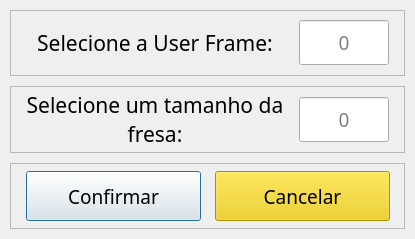
<?xml version="1.0" encoding="UTF-8"?>
<ui version="4.0">
 <class>Dialog</class>
 <widget class="QDialog" name="Dialog">
  <property name="geometry">
   <rect>
    <x>0</x>
    <y>0</y>
    <width>415</width>
    <height>239</height>
   </rect>
  </property>
  <property name="minimumSize">
   <size>
    <width>415</width>
    <height>239</height>
   </size>
  </property>
  <property name="maximumSize">
   <size>
    <width>415</width>
    <height>239</height>
   </size>
  </property>
  <property name="windowTitle">
   <string>Check User Frame</string>
  </property>
  <property name="styleSheet">
   <string notr="true">* {margin:0; padding:0; border: 0}

QDialog{background-color:#efefef}

QPushButton{
	background-color: #ffdf00;
	border: 0;
border-radius:25; padding:0; margin:0
}
QPushButton::disabled{background-color:#cbcbcb}
QPushButton:hover{ background-color: #f1d100}
QPushButton:pressed{background-color:#dfc200 }

QLineEdit{
background-color: white;
border: 2px solid #b0b0b0;
border-radius: 18
}
QLineEdit {\ncolor: black; \nbackground-color: white;\nborder-width: 1px;\nborder-radius: 25px;\n}</string>
  </property>
  <layout class="QVBoxLayout" name="verticalLayout">
   <property name="spacing">
    <number>10</number>
   </property>
   <property name="leftMargin">
    <number>10</number>
   </property>
   <property name="topMargin">
    <number>10</number>
   </property>
   <property name="rightMargin">
    <number>10</number>
   </property>
   <property name="bottomMargin">
    <number>10</number>
   </property>
   <item>
    <widget class="QFrame" name="frame">
     <property name="frameShape">
      <enum>QFrame::StyledPanel</enum>
     </property>
     <property name="frameShadow">
      <enum>QFrame::Raised</enum>
     </property>
     <layout class="QHBoxLayout" name="horizontalLayout">
      <property name="spacing">
       <number>15</number>
      </property>
      <property name="leftMargin">
       <number>15</number>
      </property>
      <property name="topMargin">
       <number>0</number>
      </property>
      <property name="rightMargin">
       <number>15</number>
      </property>
      <property name="bottomMargin">
       <number>0</number>
      </property>
      <item>
       <widget class="QLabel" name="label">
        <property name="minimumSize">
         <size>
          <width>208</width>
          <height>60</height>
         </size>
        </property>
        <property name="font">
         <font>
          <family>Equinox Bold</family>
          <pointsize>16</pointsize>
         </font>
        </property>
        <property name="text">
         <string>Selecione a User Frame:</string>
        </property>
        <property name="alignment">
         <set>Qt::AlignCenter</set>
        </property>
        <property name="wordWrap">
         <bool>true</bool>
        </property>
       </widget>
      </item>
      <item>
       <widget class="QLineEdit" name="uf_num">
        <property name="minimumSize">
         <size>
          <width>90</width>
          <height>45</height>
         </size>
        </property>
        <property name="maximumSize">
         <size>
          <width>90</width>
          <height>45</height>
         </size>
        </property>
        <property name="font">
         <font>
          <family>Equinox Bold</family>
          <pointsize>14</pointsize>
         </font>
        </property>
        <property name="alignment">
         <set>Qt::AlignCenter</set>
        </property>
        <property name="placeholderText">
         <string>0</string>
        </property>
       </widget>
      </item>
     </layout>
    </widget>
   </item>
   <item>
    <widget class="QFrame" name="frame_3">
     <property name="frameShape">
      <enum>QFrame::StyledPanel</enum>
     </property>
     <property name="frameShadow">
      <enum>QFrame::Raised</enum>
     </property>
     <layout class="QHBoxLayout" name="horizontalLayout_2">
      <property name="spacing">
       <number>15</number>
      </property>
      <property name="leftMargin">
       <number>15</number>
      </property>
      <property name="topMargin">
       <number>0</number>
      </property>
      <property name="rightMargin">
       <number>15</number>
      </property>
      <property name="bottomMargin">
       <number>0</number>
      </property>
      <item>
       <widget class="QLabel" name="label_2">
        <property name="minimumSize">
         <size>
          <width>208</width>
          <height>60</height>
         </size>
        </property>
        <property name="font">
         <font>
          <family>Equinox Bold</family>
          <pointsize>16</pointsize>
         </font>
        </property>
        <property name="text">
         <string>Selecione um tamanho da fresa:</string>
        </property>
        <property name="alignment">
         <set>Qt::AlignCenter</set>
        </property>
        <property name="wordWrap">
         <bool>true</bool>
        </property>
       </widget>
      </item>
      <item>
       <widget class="QLineEdit" name="offset_num">
        <property name="minimumSize">
         <size>
          <width>90</width>
          <height>45</height>
         </size>
        </property>
        <property name="maximumSize">
         <size>
          <width>90</width>
          <height>45</height>
         </size>
        </property>
        <property name="font">
         <font>
          <family>Equinox Bold</family>
          <pointsize>14</pointsize>
         </font>
        </property>
        <property name="alignment">
         <set>Qt::AlignCenter</set>
        </property>
        <property name="placeholderText">
         <string>0</string>
        </property>
       </widget>
      </item>
     </layout>
    </widget>
   </item>
   <item>
    <widget class="QFrame" name="frame_4">
     <property name="frameShape">
      <enum>QFrame::StyledPanel</enum>
     </property>
     <property name="frameShadow">
      <enum>QFrame::Raised</enum>
     </property>
     <layout class="QHBoxLayout" name="horizontalLayout_3">
      <property name="spacing">
       <number>15</number>
      </property>
      <property name="leftMargin">
       <number>15</number>
      </property>
      <property name="topMargin">
       <number>0</number>
      </property>
      <property name="rightMargin">
       <number>15</number>
      </property>
      <property name="bottomMargin">
       <number>0</number>
      </property>
      <item>
       <widget class="QPushButton" name="btn_confirm">
        <property name="minimumSize">
         <size>
          <width>175</width>
          <height>50</height>
         </size>
        </property>
        <property name="maximumSize">
         <size>
          <width>175</width>
          <height>50</height>
         </size>
        </property>
        <property name="font">
         <font>
          <family>Equinox Bold</family>
          <pointsize>14</pointsize>
         </font>
        </property>
        <property name="cursor">
         <cursorShape>PointingHandCursor</cursorShape>
        </property>
        <property name="text">
         <string>Confirmar</string>
        </property>
        <property name="icon">
         <iconset resource="icons.qrc">
          <normaloff>:/icons/assets/icons/sharp_check_black_48dp.png</normaloff>:/icons/assets/icons/sharp_check_black_48dp.png</iconset>
        </property>
        <property name="iconSize">
         <size>
          <width>25</width>
          <height>25</height>
         </size>
        </property>
        <property name="autoDefault">
         <bool>true</bool>
        </property>
        <property name="default">
         <bool>true</bool>
        </property>
       </widget>
      </item>
      <item>
       <widget class="QPushButton" name="btn_cancel">
        <property name="minimumSize">
         <size>
          <width>175</width>
          <height>50</height>
         </size>
        </property>
        <property name="maximumSize">
         <size>
          <width>175</width>
          <height>50</height>
         </size>
        </property>
        <property name="font">
         <font>
          <family>Equinox Bold</family>
          <pointsize>14</pointsize>
         </font>
        </property>
        <property name="cursor">
         <cursorShape>PointingHandCursor</cursorShape>
        </property>
        <property name="focusPolicy">
         <enum>Qt::TabFocus</enum>
        </property>
        <property name="styleSheet">
         <string notr="true">* {
background-color: #eece00
}

QPushButton:hover{
background-color: #ddbd00
}

QPushButton:pressed {
background-color: #ccac00
}
QPushButton::disabled{background-color:#cbcbcb}</string>
        </property>
        <property name="text">
         <string>Cancelar</string>
        </property>
        <property name="icon">
         <iconset resource="icons.qrc">
          <normaloff>:/icons/assets/icons/sharp_close_black_48dp.png</normaloff>:/icons/assets/icons/sharp_close_black_48dp.png</iconset>
        </property>
        <property name="iconSize">
         <size>
          <width>25</width>
          <height>25</height>
         </size>
        </property>
        <property name="autoDefault">
         <bool>false</bool>
        </property>
       </widget>
      </item>
     </layout>
    </widget>
   </item>
  </layout>
 </widget>
 <resources>
  <include location="icons.qrc"/>
 </resources>
 <connections/>
</ui>
